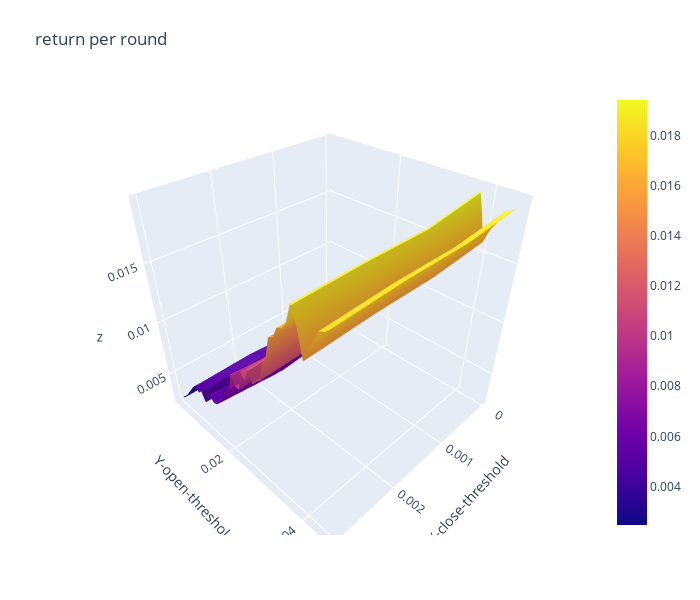

Notebook code cell kept with this figure:
### Code cell
import plotly.graph_objects as go

x_data = df_return_per_round.columns.to_list() # close threshold

y_data = df_return_per_round.index.to_list() # open threshold

z_data = df_return_per_round.copy(deep=True) # return per round

fig = go.Figure(data=[go.Surface(z=z_data.values,x=x_data,y=y_data)])

fig.update_layout(title="return per round", # 标题
                  autosize=False,  # 尺度自动缩放
                  width=700,  # 长宽
                  height=600,
                  margin=dict(l=65,r=50,b=65,t=90),  # 4个位置的距离
                  scene=dict(xaxis_title='X-close-threshold',yaxis_title='Y-open-threshold')
                 )

fig.show()

### Figure 1 — Plotly figure (JSON) as saved in the notebook; plotly's stock layout.template omitted (floating-point values rounded to 4 significant figures; data arrays with more than 128 entries replaced by an {"elided": "..."} marker saying what was removed)
{"data": [{"type": "surface", "x": [0, 0.001, 0.002, 0.003], "y": [0.0031, 0.0032, 0.0035, 0.004, 0.005, 0.006, 0.007, 0.008, 0.009, 0.01, 0.011, 0.012, 0.013, 0.014, 0.015, 0.016, 0.017, 0.018, 0.019, 0.02, 0.021, 0.022, 0.023, 0.024, 0.025, 0.026, 0.027, 0.028, 0.029, 0.03, 0.031, 0.032, 0.033, 0.034, 0.035, 0.036, 0.037, 0.038, 0.039, 0.04, 0.041, 0.042, 0.043, 0.044, 0.045], "z": {"elided": "45x4 float values"}}], "layout": {"autosize": false, "height": 600, "margin": {"b": 65, "l": 65, "r": 50, "t": 90}, "scene": {"xaxis": {"title": {"text": "X-close-threshold"}}, "yaxis": {"title": {"text": "Y-open-threshold"}}}, "title": {"text": "return per round"}, "width": 700}}
